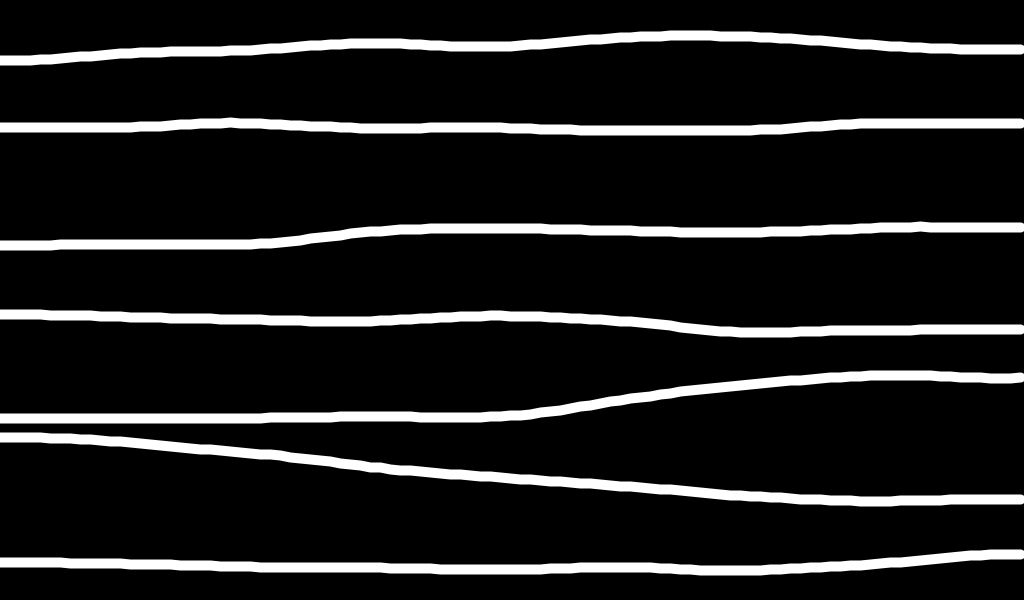
Frame 1 (no input)
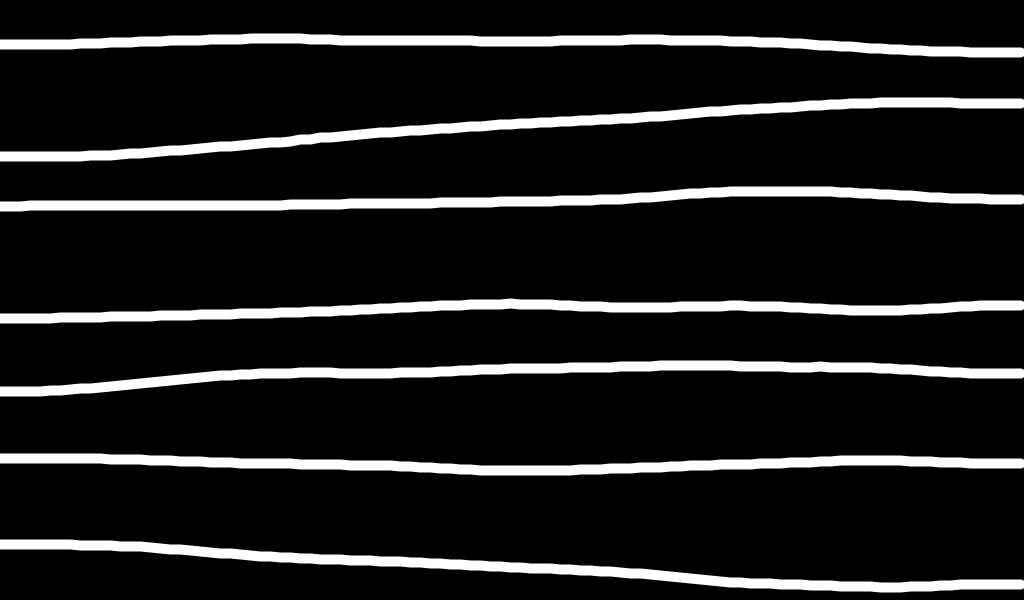
Frame 60 (the mouse pressed at the canvas centre just before this capture)
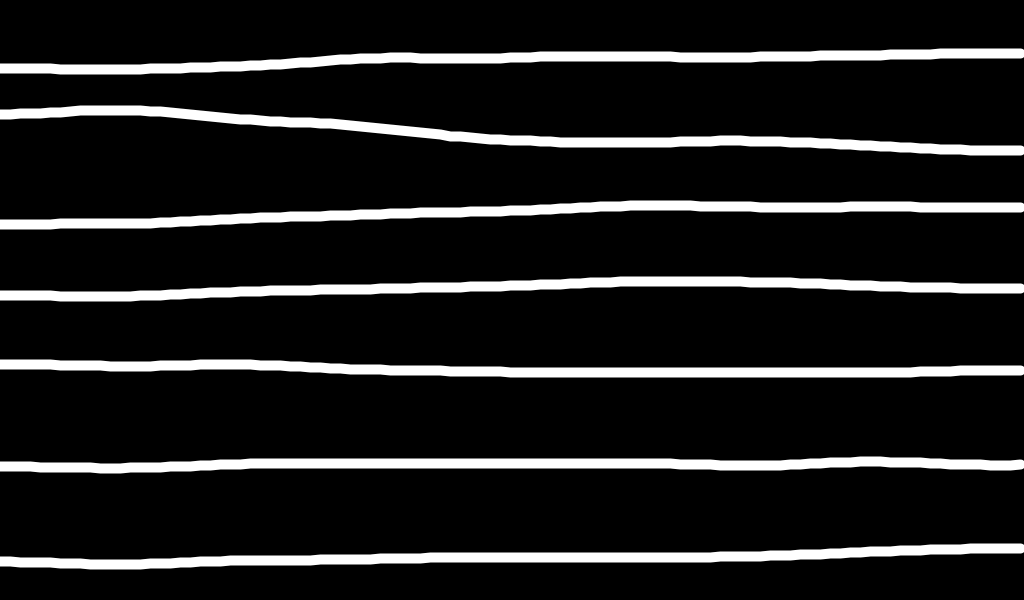
Frame 120 (the mouse held since frame 60 and released just before this capture)

The Processing sketch that drew these frames (run headless with seeded random() and noise(); from frame 60 on, the mouse is pressed at the canvas centre):

// Processing sketch: Perlines
// ── Perlines.pde
//Code written by Selcuk ARTUT
//Course material for VA345 Creative Coding @ Sabanci University 2017
//Perlines

PerlinLine[] perlines = new PerlinLine[7];


int distY = 100;
int lineSize = 7;
float xoffIncr = 0.01;
float yoffIncr = 0.07;

float strokeW = 10;

void setup() {
  size(1024, 600);
  for(int i = 0; i < lineSize ; i++){
    perlines[i] = new PerlinLine(85*i, i*distY);
  }
  
}

void draw() {
  background(0);
  noFill();
  strokeWeight(strokeW);
  stroke(255);
  if(second()%10==0){
    xoffIncr = random(0.05);
    yoffIncr = random(0.1);
  }
  for(int i = 0; i < lineSize ; i++){
    perlines[i].update();
  }
  
}

class PerlinLine { 
  float yoff = 0.0;
  float yPos, xoffInit;
  PerlinLine (float yLoc, float incr) {
    yPos = yLoc;
    xoffInit = incr;
  } 
  void update() { 


    beginShape();
    float xoff = xoffInit;
    for (float x=0; x<=width; x+=10) {
      float y = map(noise(xoff, yoff), 0, 1, yPos, yPos+100);
      // Set the vertex
      vertex(x, y); 
      // Increment x dimension for noise
      xoff += xoffIncr;
    }
    yoff += yoffIncr;
    endShape();
  }
}
